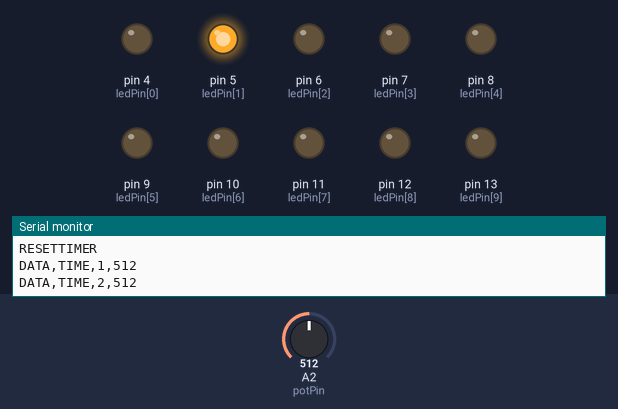
The sketch below on a simulated Arduino Uno, built with avr-gcc and run on an emulated ATmega328P. Shown: output pins drawn as LEDs (lit = HIGH), the last lines printed to the serial monitor. Dashed ring = blinking. The inputs (shaded band) are chosen by the test bench; at power-on: A2 (potPin) = 512.

Above: at 1.2 s.
1.3 s: A2 (potPin) set to 464
At 2.6 s:
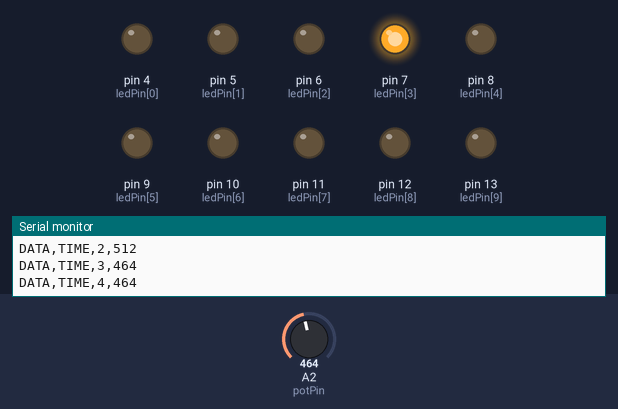
4.3 s: A2 (potPin) set to 435
7.3 s: A2 (potPin) set to 511
At 7.9 s:
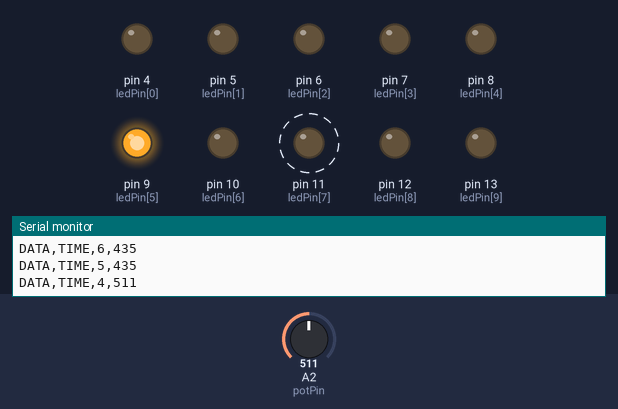
9.0 s: A2 (potPin) set to 306
At 9.28 s:
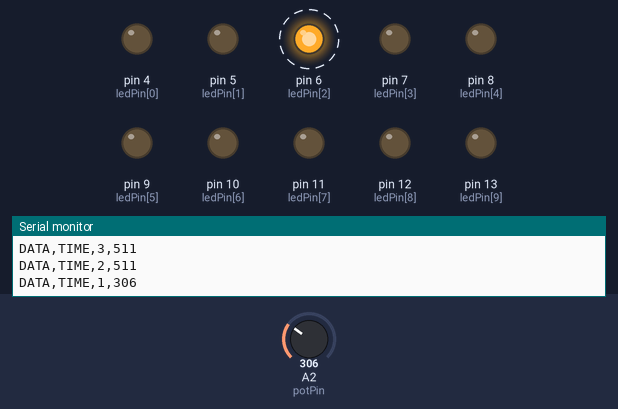
Timing chart, 0 to 13.0 s (numbered marks = the images above; inputs shaded):
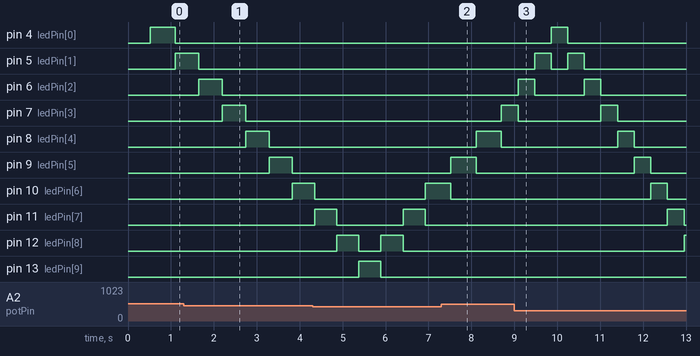

The sketch:

ParallexLight.ino
```cpp
//Declarations - set up the variables to be used in the application
byte ledPin[] = {4, 5, 6, 7, 8, 9, 10,11,12,13}; // Create array for LED pins
int potPin = 2; // select the input pin for the potentiometer
int ledDelay; // Set a delay period LED Change
int delayData = 80; // Set a delay period for the data transferred to Excel and attempt to reduce data volumes
int direction = 1;
int currentLED = 0;
int x = 0; //Set the initial counter for LED OUTPUT
int row = 0; // Set the starting Excel row
unsigned long changeTime;
//---------------------------------------------------------------------------------------------------------
// Set up the Arduino Serial port rate, clear all previous data and send the headings for the data transfer to excel
void setup() {
Serial.begin(19200); // opens serial port, sets data rate128000 bps
Serial.println("CLEARDATA"); //clears any residual data
Serial.println("LABEL,Time,Pin,Light Level");
Serial.println("RESETTIMER");
// Reset all pints for the LEDs to digital output

for (int x=0; x<10; x++) {
pinMode(ledPin[x], OUTPUT); }
changeTime = millis();
}

void loop() {
ledDelay = analogRead(potPin); // read the value from the pot
if ((millis() - changeTime) > ledDelay) { // if it has been ledDelay ms since last change
changeLED();
changeTime = millis();
}
}
void changeLED() {
for (int x=0; x<10; x++) { // turn off all LED's
digitalWrite(ledPin[x], LOW);
}
digitalWrite(ledPin[currentLED], HIGH); // turn on the current LED
currentLED += direction; // increment by the direction value
// change direction if we reach the end
if (currentLED == 9) {direction = -1;}
if (currentLED == 0) {direction = 1;}

// Send the data to excel and delay the next step for teh set period of time

Serial.print("DATA,TIME,"); Serial.print(currentLED); Serial.print(","); Serial.println(ledDelay);
row++;
x++;
delay (delayData);

}
```

Measured:
- after the input at 7.3 s, pin 6 (ledPin[2]): stays LOW (without the input it goes to HIGH after 1.7 s)
- after the input at 9.0 s, pin 5 (ledPin[1]): alternates HIGH for 0.39 s and LOW for 0.39 s, 4 changes in all, then stays LOW, starting after 0.47 s; pin 6 (ledPin[2]): alternates HIGH for 0.39 s and LOW for 1.2 s, starting after 0.09 s
- by itself, pin 11 (ledPin[7]): alternates HIGH for 0.52 s and LOW for 1.5 s
- by itself, pin 12 (ledPin[8]): alternates HIGH for 0.52 s and LOW for 0.52 s
